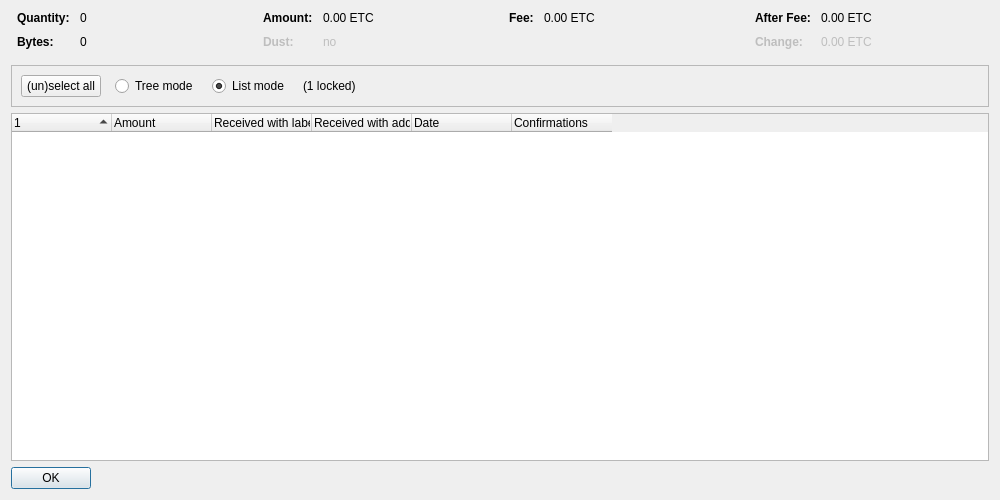
<?xml version="1.0" encoding="UTF-8"?>
<ui version="4.0">
 <class>CoinControlDialog</class>
 <widget class="QDialog" name="CoinControlDialog">
  <property name="geometry">
   <rect>
    <x>0</x>
    <y>0</y>
    <width>1000</width>
    <height>500</height>
   </rect>
  </property>
  <property name="windowTitle">
   <string>Coin Selection</string>
  </property>
  <layout class="QVBoxLayout" name="verticalLayout">
   <item>
    <layout class="QHBoxLayout" name="horizontalLayoutTop" stretch="0,0,0,0">
     <property name="topMargin">
      <number>0</number>
     </property>
     <property name="bottomMargin">
      <number>10</number>
     </property>
     <item>
      <layout class="QFormLayout" name="formLayoutCoinControl1">
       <property name="horizontalSpacing">
        <number>10</number>
       </property>
       <property name="verticalSpacing">
        <number>10</number>
       </property>
       <property name="leftMargin">
        <number>6</number>
       </property>
       <property name="rightMargin">
        <number>6</number>
       </property>
       <item row="0" column="0">
        <widget class="QLabel" name="labelCoinControlQuantityText">
         <property name="font">
          <font>
           <weight>75</weight>
           <bold>true</bold>
          </font>
         </property>
         <property name="text">
          <string>Quantity:</string>
         </property>
        </widget>
       </item>
       <item row="0" column="1">
        <widget class="QLabel" name="labelCoinControlQuantity">
         <property name="cursor">
          <cursorShape>IBeamCursor</cursorShape>
         </property>
         <property name="contextMenuPolicy">
          <enum>Qt::ActionsContextMenu</enum>
         </property>
         <property name="text">
          <string notr="true">0</string>
         </property>
         <property name="textInteractionFlags">
          <set>Qt::LinksAccessibleByMouse|Qt::TextSelectableByKeyboard|Qt::TextSelectableByMouse</set>
         </property>
        </widget>
       </item>
       <item row="1" column="0">
        <widget class="QLabel" name="labelCoinControlBytesText">
         <property name="font">
          <font>
           <weight>75</weight>
           <bold>true</bold>
          </font>
         </property>
         <property name="text">
          <string>Bytes:</string>
         </property>
        </widget>
       </item>
       <item row="1" column="1">
        <widget class="QLabel" name="labelCoinControlBytes">
         <property name="cursor">
          <cursorShape>IBeamCursor</cursorShape>
         </property>
         <property name="contextMenuPolicy">
          <enum>Qt::ActionsContextMenu</enum>
         </property>
         <property name="text">
          <string notr="true">0</string>
         </property>
         <property name="textInteractionFlags">
          <set>Qt::LinksAccessibleByMouse|Qt::TextSelectableByKeyboard|Qt::TextSelectableByMouse</set>
         </property>
        </widget>
       </item>
      </layout>
     </item>
     <item>
      <layout class="QFormLayout" name="formLayoutCoinControl2">
       <property name="horizontalSpacing">
        <number>10</number>
       </property>
       <property name="verticalSpacing">
        <number>10</number>
       </property>
       <property name="leftMargin">
        <number>6</number>
       </property>
       <property name="rightMargin">
        <number>6</number>
       </property>
       <item row="0" column="0">
        <widget class="QLabel" name="labelCoinControlAmountText">
         <property name="font">
          <font>
           <weight>75</weight>
           <bold>true</bold>
          </font>
         </property>
         <property name="text">
          <string>Amount:</string>
         </property>
        </widget>
       </item>
       <item row="0" column="1">
        <widget class="QLabel" name="labelCoinControlAmount">
         <property name="cursor">
          <cursorShape>IBeamCursor</cursorShape>
         </property>
         <property name="contextMenuPolicy">
          <enum>Qt::ActionsContextMenu</enum>
         </property>
         <property name="text">
          <string notr="true">0.00 ETC</string>
         </property>
         <property name="textInteractionFlags">
          <set>Qt::LinksAccessibleByMouse|Qt::TextSelectableByKeyboard|Qt::TextSelectableByMouse</set>
         </property>
        </widget>
       </item>
       <item row="1" column="0">
        <widget class="QLabel" name="labelCoinControlLowOutputText">
         <property name="enabled">
          <bool>false</bool>
         </property>
         <property name="font">
          <font>
           <weight>75</weight>
           <bold>true</bold>
          </font>
         </property>
         <property name="text">
          <string>Dust:</string>
         </property>
        </widget>
       </item>
       <item row="1" column="1">
        <widget class="QLabel" name="labelCoinControlLowOutput">
         <property name="enabled">
          <bool>false</bool>
         </property>
         <property name="cursor">
          <cursorShape>IBeamCursor</cursorShape>
         </property>
         <property name="contextMenuPolicy">
          <enum>Qt::ActionsContextMenu</enum>
         </property>
         <property name="text">
          <string notr="true">no</string>
         </property>
         <property name="textInteractionFlags">
          <set>Qt::LinksAccessibleByMouse|Qt::TextSelectableByKeyboard|Qt::TextSelectableByMouse</set>
         </property>
        </widget>
       </item>
      </layout>
     </item>
     <item>
      <layout class="QFormLayout" name="formLayoutCoinControl3">
       <property name="horizontalSpacing">
        <number>10</number>
       </property>
       <property name="verticalSpacing">
        <number>10</number>
       </property>
       <property name="leftMargin">
        <number>6</number>
       </property>
       <property name="rightMargin">
        <number>6</number>
       </property>
       <item row="0" column="0">
        <widget class="QLabel" name="labelCoinControlFeeText">
         <property name="font">
          <font>
           <weight>75</weight>
           <bold>true</bold>
          </font>
         </property>
         <property name="text">
          <string>Fee:</string>
         </property>
        </widget>
       </item>
       <item row="0" column="1">
        <widget class="QLabel" name="labelCoinControlFee">
         <property name="cursor">
          <cursorShape>IBeamCursor</cursorShape>
         </property>
         <property name="contextMenuPolicy">
          <enum>Qt::ActionsContextMenu</enum>
         </property>
         <property name="text">
          <string notr="true">0.00 ETC</string>
         </property>
         <property name="textInteractionFlags">
          <set>Qt::LinksAccessibleByMouse|Qt::TextSelectableByKeyboard|Qt::TextSelectableByMouse</set>
         </property>
        </widget>
       </item>
      </layout>
     </item>
     <item>
      <layout class="QFormLayout" name="formLayoutCoinControl4">
       <property name="horizontalSpacing">
        <number>10</number>
       </property>
       <property name="verticalSpacing">
        <number>10</number>
       </property>
       <property name="leftMargin">
        <number>6</number>
       </property>
       <property name="rightMargin">
        <number>6</number>
       </property>
       <item row="0" column="0">
        <widget class="QLabel" name="labelCoinControlAfterFeeText">
         <property name="font">
          <font>
           <weight>75</weight>
           <bold>true</bold>
          </font>
         </property>
         <property name="text">
          <string>After Fee:</string>
         </property>
        </widget>
       </item>
       <item row="0" column="1">
        <widget class="QLabel" name="labelCoinControlAfterFee">
         <property name="cursor">
          <cursorShape>IBeamCursor</cursorShape>
         </property>
         <property name="contextMenuPolicy">
          <enum>Qt::ActionsContextMenu</enum>
         </property>
         <property name="text">
          <string notr="true">0.00 ETC</string>
         </property>
         <property name="textInteractionFlags">
          <set>Qt::LinksAccessibleByMouse|Qt::TextSelectableByKeyboard|Qt::TextSelectableByMouse</set>
         </property>
        </widget>
       </item>
       <item row="1" column="0">
        <widget class="QLabel" name="labelCoinControlChangeText">
         <property name="enabled">
          <bool>false</bool>
         </property>
         <property name="font">
          <font>
           <weight>75</weight>
           <bold>true</bold>
          </font>
         </property>
         <property name="text">
          <string>Change:</string>
         </property>
        </widget>
       </item>
       <item row="1" column="1">
        <widget class="QLabel" name="labelCoinControlChange">
         <property name="enabled">
          <bool>false</bool>
         </property>
         <property name="cursor">
          <cursorShape>IBeamCursor</cursorShape>
         </property>
         <property name="contextMenuPolicy">
          <enum>Qt::ActionsContextMenu</enum>
         </property>
         <property name="text">
          <string notr="true">0.00 ETC</string>
         </property>
         <property name="textInteractionFlags">
          <set>Qt::LinksAccessibleByMouse|Qt::TextSelectableByKeyboard|Qt::TextSelectableByMouse</set>
         </property>
        </widget>
       </item>
      </layout>
     </item>
    </layout>
   </item>
   <item>
    <widget class="QFrame" name="frame">
     <property name="minimumSize">
      <size>
       <width>0</width>
       <height>40</height>
      </size>
     </property>
     <property name="frameShape">
      <enum>QFrame::StyledPanel</enum>
     </property>
     <property name="frameShadow">
      <enum>QFrame::Sunken</enum>
     </property>
     <layout class="QHBoxLayout" name="horizontalLayout">
      <item>
       <layout class="QHBoxLayout" name="horizontalLayoutPanel" stretch="0,0,0,0,0">
        <property name="spacing">
         <number>14</number>
        </property>
        <item>
         <widget class="QPushButton" name="pushButtonSelectAll">
          <property name="sizePolicy">
           <sizepolicy hsizetype="Maximum" vsizetype="Fixed">
            <horstretch>0</horstretch>
            <verstretch>0</verstretch>
           </sizepolicy>
          </property>
          <property name="text">
           <string>(un)select all</string>
          </property>
          <property name="autoDefault">
           <bool>false</bool>
          </property>
         </widget>
        </item>
        <item>
         <widget class="QRadioButton" name="radioTreeMode">
          <property name="sizePolicy">
           <sizepolicy hsizetype="Maximum" vsizetype="Fixed">
            <horstretch>0</horstretch>
            <verstretch>0</verstretch>
           </sizepolicy>
          </property>
          <property name="text">
           <string>Tree mode</string>
          </property>
         </widget>
        </item>
        <item>
         <widget class="QRadioButton" name="radioListMode">
          <property name="sizePolicy">
           <sizepolicy hsizetype="Maximum" vsizetype="Fixed">
            <horstretch>0</horstretch>
            <verstretch>0</verstretch>
           </sizepolicy>
          </property>
          <property name="text">
           <string>List mode</string>
          </property>
          <property name="checked">
           <bool>true</bool>
          </property>
         </widget>
        </item>
        <item>
         <widget class="QLabel" name="labelLocked">
          <property name="text">
           <string notr="true">(1 locked)</string>
          </property>
         </widget>
        </item>
        <item>
         <spacer name="horizontalSpacer">
          <property name="orientation">
           <enum>Qt::Horizontal</enum>
          </property>
          <property name="sizeHint" stdset="0">
           <size>
            <width>40</width>
            <height>20</height>
           </size>
          </property>
         </spacer>
        </item>
       </layout>
      </item>
     </layout>
    </widget>
   </item>
   <item>
    <widget class="CoinControlTreeWidget" name="treeWidget">
     <property name="contextMenuPolicy">
      <enum>Qt::CustomContextMenu</enum>
     </property>
     <property name="sortingEnabled">
      <bool>false</bool>
     </property>
     <property name="columnCount">
      <number>6</number>
     </property>
     <attribute name="headerShowSortIndicator" stdset="0">
      <bool>true</bool>
     </attribute>
     <attribute name="headerStretchLastSection">
      <bool>false</bool>
     </attribute>
     <column>
      <property name="text">
       <string/>
      </property>
     </column>
     <column>
      <property name="text">
       <string>Amount</string>
      </property>
     </column>
     <column>
      <property name="text">
       <string>Received with label</string>
      </property>
     </column>
     <column>
      <property name="text">
       <string>Received with address</string>
      </property>
     </column>
     <column>
      <property name="text">
       <string>Date</string>
      </property>
     </column>
     <column>
      <property name="text">
       <string>Confirmations</string>
      </property>
      <property name="toolTip">
       <string>Confirmed</string>
      </property>
     </column>
     <column>
      <property name="text">
       <string/>
      </property>
     </column>
     <column>
      <property name="text">
       <string/>
      </property>
     </column>
     <column>
      <property name="text">
       <string/>
      </property>
     </column>
     <column>
      <property name="text">
       <string/>
      </property>
     </column>
    </widget>
   </item>
   <item>
    <widget class="QDialogButtonBox" name="buttonBox">
     <property name="sizePolicy">
      <sizepolicy hsizetype="Maximum" vsizetype="Fixed">
       <horstretch>0</horstretch>
       <verstretch>0</verstretch>
      </sizepolicy>
     </property>
     <property name="orientation">
      <enum>Qt::Horizontal</enum>
     </property>
     <property name="standardButtons">
      <set>QDialogButtonBox::Ok</set>
     </property>
    </widget>
   </item>
  </layout>
 </widget>
 <customwidgets>
  <customwidget>
   <class>CoinControlTreeWidget</class>
   <extends>QTreeWidget</extends>
   <header>qt/coincontroltreewidget.h</header>
  </customwidget>
 </customwidgets>
 <resources/>
 <connections/>
</ui>
